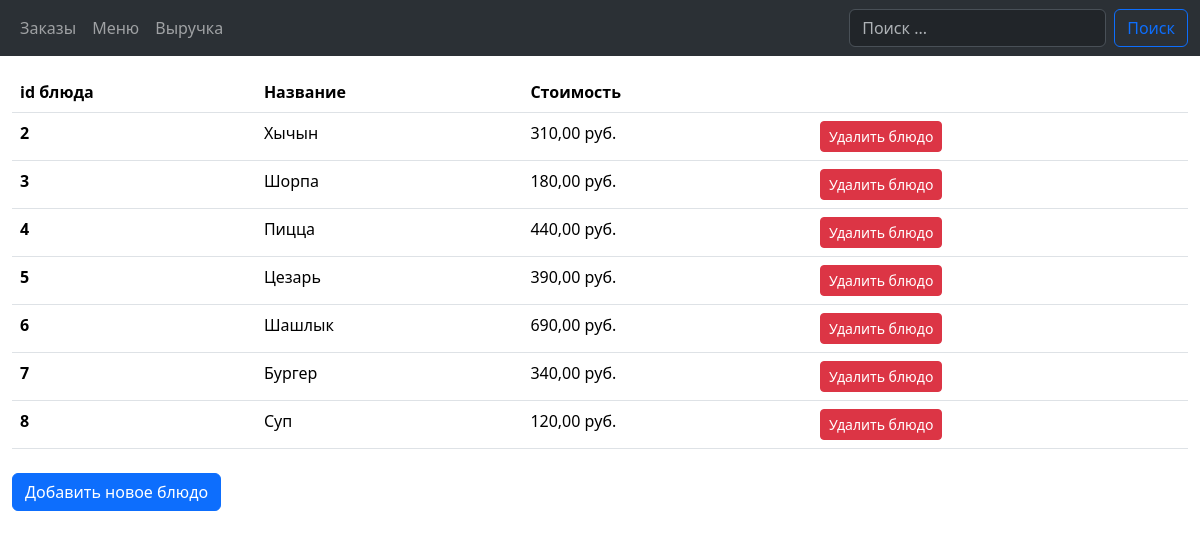
The app's page /menu/ with its own data.
### menu/models.py (models this page shows, shortened)
class Dishes(models.Model):
    name = models.CharField(max_length=100)
    price = models.DecimalField(max_digits=5, decimal_places=2)
    class Meta:
        verbose_name = 'Блюдо'
        verbose_name_plural = 'Блюда'

### menu/views.py (the view)
# urls.py: path('', views.menu_list, name='menu'),
def menu_list(request):
    menu = Dishes.objects.all()
    context = {
        'title': 'Меню',
        'menu': menu
    }
    return render(request, 'menu/menu.html', context)

### menu/templates/menu/menu.html (shortened to what this page needs)
<!DOCTYPE html>
{% extends 'base.html' %}
{% block body %}
<table class="table table-hover mt-3">
    <thead>
        <tr>
            <th scope="col">id блюда</th>
            <th scope="col">Название</th>
            <th scope="col">Стоимость</th>
            <th scope="col"></th>
        </tr>
    </thead>
    {% for dish in menu %}
    <tbody>
        <tr>
            <th scope="row">{{ dish.id }}</th>
            <td>{{ dish.name }}</td>
            <td>{{ dish.price }} руб.</td>
            <td><a href="{% url 'delete_dish' dish.id %}" class="btn btn-danger btn-sm">Удалить блюдо</a></td>
        </tr>
    </tbody>
    {% endfor %}
</table>
<a href="{% url 'create_dish' %}" class="btn btn-primary mt-2">Добавить новое блюдо</a>
{% endblock %}

### records on screen
Dishes: id "2", name "Хычын", price "310,00"
Dishes: id "3", name "Шорпа", price "180,00"
Dishes: id "4", name "Пицца", price "440,00"
Dishes: id "5", name "Цезарь", price "390,00"
Dishes: id "6", name "Шашлык", price "690,00"
Dishes: id "7", name "Бургер", price "340,00"
Dishes: id "8", name "Суп", price "120,00"
